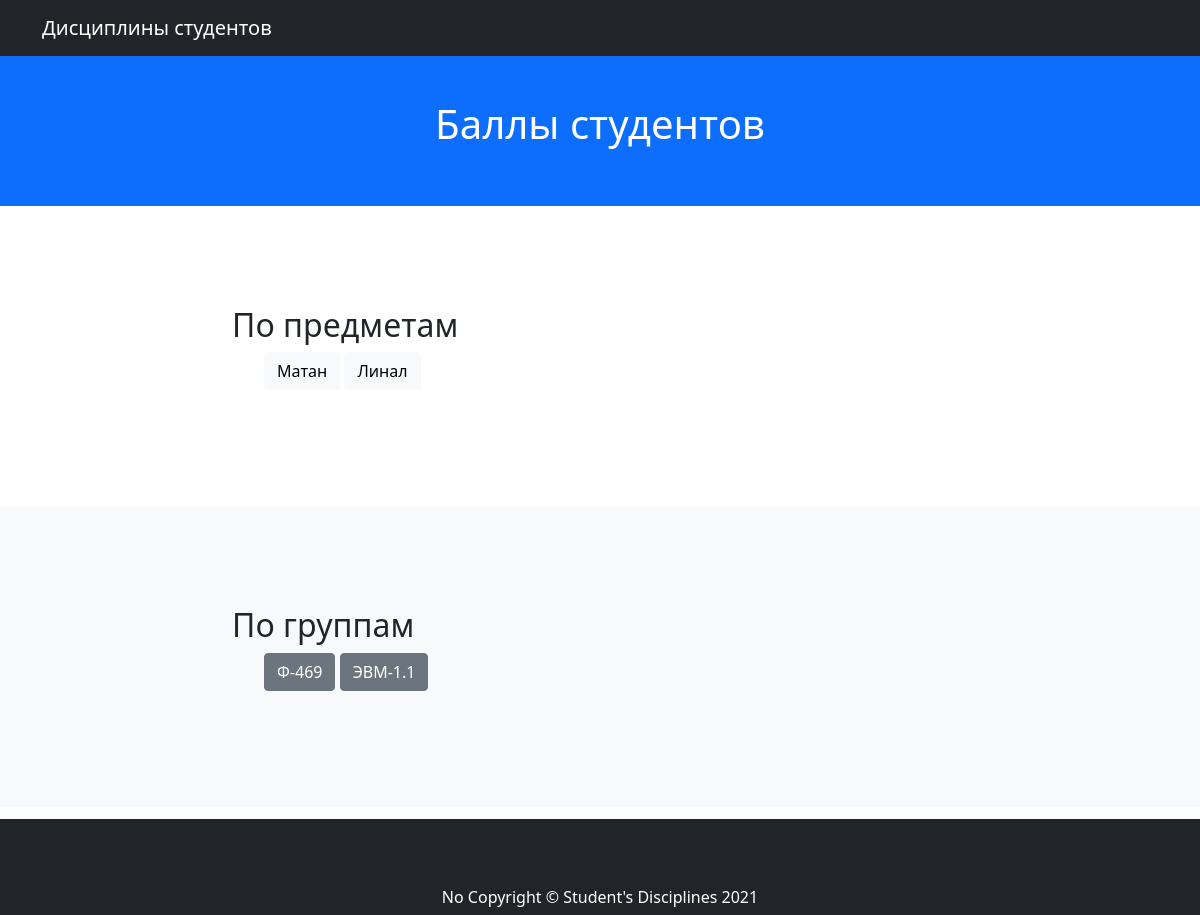
The page / on the database its author committed.
### mainapp/models.py (models this page shows, shortened)
class Discipline(models.Model):
    discipline_name = models.CharField(max_length=255, verbose_name='Название дисциплины')
    slug = models.SlugField(unique=True, default=None)

class Group(models.Model):
    group_name = models.CharField(max_length=255, verbose_name='Группа')
    slug = models.SlugField(unique=True, default=None)

### mainapp/views.py (the view)
# urls.py: path('', BaseView.as_view(), name='base'),
class BaseView(View):
    @staticmethod
    def get(request):
        disciplines = Discipline.objects.all()
        groups = Group.objects.all()
        context = {
            'disciplines': disciplines,
            'groups': groups,
        }
        return render(request, 'base.html', context)

### mainapp/templates/base.html (shortened to what this page needs)
<head>
  <link href="https://cdn.jsdelivr.net/npm/bootstrap@5.0.0-beta2/dist/css/bootstrap.min.css" rel="stylesheet">
</head>
<body id="page-top">
  <nav class="navbar navbar-expand-lg navbar-dark bg-dark fixed-top" id="mainNav">
    <div class="container">
      <a class="navbar-brand js-scroll-trigger" href="/">Дисциплины студентов</a>
    </div>
  </nav>
  {% block  content %}
  <header class="bg-primary text-white">
      <h1 class="text-center">Баллы студентов</h1>
  </header>
  <section>
    <div class="container">
      <div class="row">
        <div class="col-lg-8 mx-auto">
          <h2>По предметам</h2>
          <ul>
            {% for d in disciplines %}
            <a href="{{d.slug}}_marks/" type="button" class="btn btn-light"> {{ d.discipline_name }} </a>
            {% endfor %}
          </ul>
        </div>
      </div>
    </div>
  </section>
  <section class="bg-light">
    <div class="container">
      <div class="row">
        <div class="col-lg-8 mx-auto">
          <h2>По группам</h2>
          <ul>
            {% for g in groups %}
            <a href="group_{{ g.slug }}/" type="button" class="btn btn-secondary"> {{ g.group_name }} </a>
            {% endfor %}
        </ul>
        </div>
      </div>
    </div>
  </section>
  {% endblock content %}
  <footer class="py-5 bg-dark">
    <div class="container">
      <p class="m-0 text-center text-white">No Copyright &copy; Student's Disciplines 2021</p>
    </div>
  </footer>
</body>

### mainapp/templates/base.html (style rules this page uses)
header { padding: 100px 0 50px; }
section { padding: 100px 0; }
body { margin-bottom: 60px; }
footer { position: absolute; bottom: 0; width: 100%; height: 50px; line-height: 60px; background-color: #f5f5f5; }

### rows shown on the page
Discipline: discipline_name "Матан"
Discipline: discipline_name "Линал"
Group: group_name "Ф-469"
Group: group_name "ЭВМ-1.1"
